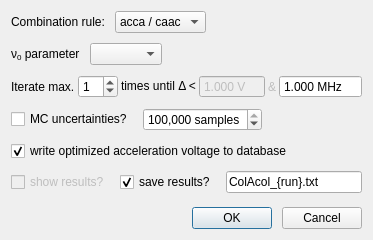
<?xml version="1.0" encoding="UTF-8"?>
<ui version="4.0">
 <class>ColAcolConfig</class>
 <widget class="QDialog" name="ColAcolConfig">
  <property name="geometry">
   <rect>
    <x>0</x>
    <y>0</y>
    <width>360</width>
    <height>240</height>
   </rect>
  </property>
  <property name="sizePolicy">
   <sizepolicy hsizetype="Minimum" vsizetype="Minimum">
    <horstretch>0</horstretch>
    <verstretch>0</verstretch>
   </sizepolicy>
  </property>
  <property name="minimumSize">
   <size>
    <width>0</width>
    <height>200</height>
   </size>
  </property>
  <property name="windowTitle">
   <string>Col/Acol Configuration</string>
  </property>
  <property name="locale">
   <locale language="English" country="Europe"/>
  </property>
  <layout class="QVBoxLayout" name="verticalLayout" stretch="0,0,0,0,0,0,1,0">
   <property name="spacing">
    <number>10</number>
   </property>
   <item>
    <layout class="QHBoxLayout" name="hor_mode" stretch="0,0,1">
     <item>
      <widget class="QLabel" name="l_rule">
       <property name="text">
        <string>Combination rule:</string>
       </property>
      </widget>
     </item>
     <item>
      <widget class="QComboBox" name="c_rules">
       <property name="sizePolicy">
        <sizepolicy hsizetype="MinimumExpanding" vsizetype="Fixed">
         <horstretch>0</horstretch>
         <verstretch>0</verstretch>
        </sizepolicy>
       </property>
       <property name="minimumSize">
        <size>
         <width>80</width>
         <height>0</height>
        </size>
       </property>
       <property name="toolTip">
        <string>&lt;html&gt;&lt;head/&gt;&lt;body&gt;&lt;p&gt;Col (c) / Acol (a) combination rules:&lt;/p&gt;&lt;ul style=&quot;margin-top: 0px; margin-bottom: 0px; margin-left: 0px; margin-right: 0px; -qt-list-indent: 1;&quot;&gt;&lt;li style=&quot; margin-top:12px; margin-bottom:12px; margin-left:0px; margin-right:0px; -qt-block-indent:0; text-indent:0px;&quot;&gt;&lt;span style=&quot; font-weight:600;&quot;&gt;acca / caac&lt;/span&gt; Accept sets of 4 consecutive files which are in the order &lt;span style=&quot; font-style:italic;&quot;&gt;acca&lt;/span&gt; or &lt;span style=&quot; font-style:italic;&quot;&gt;caac&lt;/span&gt;. Files are combined 1:1 in chronological order.&lt;/li&gt;&lt;li style=&quot; margin-top:12px; margin-bottom:12px; margin-left:0px; margin-right:0px; -qt-block-indent:0; text-indent:0px;&quot;&gt;&lt;span style=&quot; font-weight:600;&quot;&gt;free&lt;/span&gt; Accept sets of files containing equal numbers of &lt;span style=&quot; font-style:italic;&quot;&gt;c&lt;/span&gt;  and &lt;span style=&quot; font-style:italic;&quot;&gt;a&lt;/span&gt; files. Files are combined 1:1 in chronological order.&lt;/li&gt;&lt;li style=&quot; margin-top:12px; margin-bottom:12px; margin-left:0px; margin-right:0px; -qt-block-indent:0; text-indent:0px;&quot;&gt;&lt;span style=&quot; font-weight:600;&quot;&gt;averaged&lt;/span&gt; Accept sets of files containing at least one &lt;span style=&quot; font-style:italic;&quot;&gt;c&lt;/span&gt;  and &lt;span style=&quot; font-style:italic;&quot;&gt;a&lt;/span&gt; file. Results of &lt;span style=&quot; font-style:italic;&quot;&gt;c&lt;/span&gt; and &lt;span style=&quot; font-style:italic;&quot;&gt;a&lt;/span&gt; files are averaged first and then combined.&lt;/li&gt;&lt;/ul&gt;&lt;/body&gt;&lt;/html&gt;</string>
       </property>
       <item>
        <property name="text">
         <string>acca / caac</string>
        </property>
       </item>
       <item>
        <property name="text">
         <string>free</string>
        </property>
       </item>
       <item>
        <property name="text">
         <string>averaged</string>
        </property>
       </item>
      </widget>
     </item>
     <item>
      <spacer name="hspace_rules">
       <property name="orientation">
        <enum>Qt::Horizontal</enum>
       </property>
       <property name="sizeHint" stdset="0">
        <size>
         <width>40</width>
         <height>20</height>
        </size>
       </property>
      </spacer>
     </item>
    </layout>
   </item>
   <item>
    <layout class="QHBoxLayout" name="hor_parameter">
     <item>
      <widget class="QLabel" name="l_parameter">
       <property name="text">
        <string>&lt;html&gt;&lt;head/&gt;&lt;body&gt;&lt;p&gt;&amp;nu;&lt;sub&gt;0&lt;/sub&gt; parameter&lt;/p&gt;&lt;/body&gt;&lt;/html&gt;</string>
       </property>
      </widget>
     </item>
     <item>
      <widget class="QComboBox" name="c_parameter">
       <property name="toolTip">
        <string>Parameter treated as the resonance position relative to the 'frequency' specified in the 'Lines' table of the database.</string>
       </property>
      </widget>
     </item>
     <item>
      <spacer name="hspace_parameter">
       <property name="orientation">
        <enum>Qt::Horizontal</enum>
       </property>
       <property name="sizeHint" stdset="0">
        <size>
         <width>40</width>
         <height>20</height>
        </size>
       </property>
      </spacer>
     </item>
    </layout>
   </item>
   <item>
    <layout class="QHBoxLayout" name="hor_iterate" stretch="0,0,0,1,0,1">
     <property name="spacing">
      <number>3</number>
     </property>
     <item>
      <widget class="QLabel" name="l_iterate">
       <property name="text">
        <string>Iterate max.</string>
       </property>
      </widget>
     </item>
     <item>
      <widget class="QSpinBox" name="s_iterate">
       <property name="minimumSize">
        <size>
         <width>40</width>
         <height>0</height>
        </size>
       </property>
       <property name="toolTip">
        <string>Number of maximum iterations.</string>
       </property>
       <property name="maximum">
        <number>9</number>
       </property>
       <property name="value">
        <number>1</number>
       </property>
      </widget>
     </item>
     <item>
      <widget class="QLabel" name="l_delta">
       <property name="text">
        <string>&lt;html&gt;&lt;head/&gt;&lt;body&gt;&lt;p&gt;times until &amp;Delta; &amp;lt;&lt;/p&gt;&lt;/body&gt;&lt;/html&gt;</string>
       </property>
      </widget>
     </item>
     <item>
      <widget class="QDoubleSpinBox" name="d_volt">
       <property name="enabled">
        <bool>false</bool>
       </property>
       <property name="buttonSymbols">
        <enum>QAbstractSpinBox::NoButtons</enum>
       </property>
       <property name="correctionMode">
        <enum>QAbstractSpinBox::CorrectToNearestValue</enum>
       </property>
       <property name="suffix">
        <string> V</string>
       </property>
       <property name="decimals">
        <number>3</number>
       </property>
       <property name="minimum">
        <double>0.001000000000000</double>
       </property>
       <property name="maximum">
        <double>999.999000000000024</double>
       </property>
       <property name="singleStep">
        <double>0.001000000000000</double>
       </property>
       <property name="value">
        <double>1.000000000000000</double>
       </property>
      </widget>
     </item>
     <item>
      <widget class="QLabel" name="l_and">
       <property name="enabled">
        <bool>false</bool>
       </property>
       <property name="text">
        <string>&amp;</string>
       </property>
      </widget>
     </item>
     <item>
      <widget class="QDoubleSpinBox" name="d_mhz">
       <property name="toolTip">
        <string>Iterate until col/acol resonances are below specified value apart from each other.</string>
       </property>
       <property name="buttonSymbols">
        <enum>QAbstractSpinBox::NoButtons</enum>
       </property>
       <property name="correctionMode">
        <enum>QAbstractSpinBox::CorrectToNearestValue</enum>
       </property>
       <property name="suffix">
        <string> MHz</string>
       </property>
       <property name="decimals">
        <number>3</number>
       </property>
       <property name="minimum">
        <double>0.001000000000000</double>
       </property>
       <property name="maximum">
        <double>999.999000000000024</double>
       </property>
       <property name="value">
        <double>1.000000000000000</double>
       </property>
      </widget>
     </item>
    </layout>
   </item>
   <item>
    <layout class="QHBoxLayout" name="hor_mc">
     <item>
      <widget class="QCheckBox" name="check_mc">
       <property name="toolTip">
        <string>Use Monte-Carlo sampling to determine the uncertainties of absolute transition frequencies.</string>
       </property>
       <property name="text">
        <string>MC uncertainties?</string>
       </property>
      </widget>
     </item>
     <item>
      <widget class="QSpinBox" name="s_mc">
       <property name="toolTip">
        <string>The number of samples.</string>
       </property>
       <property name="correctionMode">
        <enum>QAbstractSpinBox::CorrectToNearestValue</enum>
       </property>
       <property name="showGroupSeparator" stdset="0">
        <bool>true</bool>
       </property>
       <property name="suffix">
        <string> samples</string>
       </property>
       <property name="minimum">
        <number>10000</number>
       </property>
       <property name="maximum">
        <number>10000000</number>
       </property>
       <property name="singleStep">
        <number>100000</number>
       </property>
       <property name="value">
        <number>100000</number>
       </property>
      </widget>
     </item>
     <item>
      <spacer name="hspace_mc">
       <property name="orientation">
        <enum>Qt::Horizontal</enum>
       </property>
       <property name="sizeHint" stdset="0">
        <size>
         <width>40</width>
         <height>20</height>
        </size>
       </property>
      </spacer>
     </item>
    </layout>
   </item>
   <item>
    <layout class="QHBoxLayout" name="hor_voltage">
     <item>
      <widget class="QCheckBox" name="check_voltage">
       <property name="text">
        <string>write optimized acceleration voltage to database</string>
       </property>
       <property name="checked">
        <bool>true</bool>
       </property>
      </widget>
     </item>
    </layout>
   </item>
   <item>
    <layout class="QHBoxLayout" name="hor_plot">
     <item>
      <widget class="QCheckBox" name="check_show">
       <property name="enabled">
        <bool>false</bool>
       </property>
       <property name="text">
        <string>show results?</string>
       </property>
      </widget>
     </item>
     <item>
      <widget class="QCheckBox" name="check_save">
       <property name="text">
        <string>save results?</string>
       </property>
       <property name="checked">
        <bool>true</bool>
       </property>
      </widget>
     </item>
     <item>
      <widget class="QLineEdit" name="line_file">
       <property name="text">
        <string>ColAcol_{run}.txt</string>
       </property>
      </widget>
     </item>
    </layout>
   </item>
   <item>
    <spacer name="vspace_buttons">
     <property name="orientation">
      <enum>Qt::Vertical</enum>
     </property>
     <property name="sizeHint" stdset="0">
      <size>
       <width>20</width>
       <height>40</height>
      </size>
     </property>
    </spacer>
   </item>
   <item>
    <layout class="QHBoxLayout" name="hor_buttons">
     <item>
      <spacer name="hspace_buttons">
       <property name="orientation">
        <enum>Qt::Horizontal</enum>
       </property>
       <property name="sizeHint" stdset="0">
        <size>
         <width>40</width>
         <height>20</height>
        </size>
       </property>
      </spacer>
     </item>
     <item>
      <widget class="QPushButton" name="b_ok">
       <property name="text">
        <string>OK</string>
       </property>
      </widget>
     </item>
     <item>
      <widget class="QPushButton" name="b_cancel">
       <property name="text">
        <string>Cancel</string>
       </property>
      </widget>
     </item>
    </layout>
   </item>
  </layout>
 </widget>
 <resources/>
 <connections/>
</ui>
